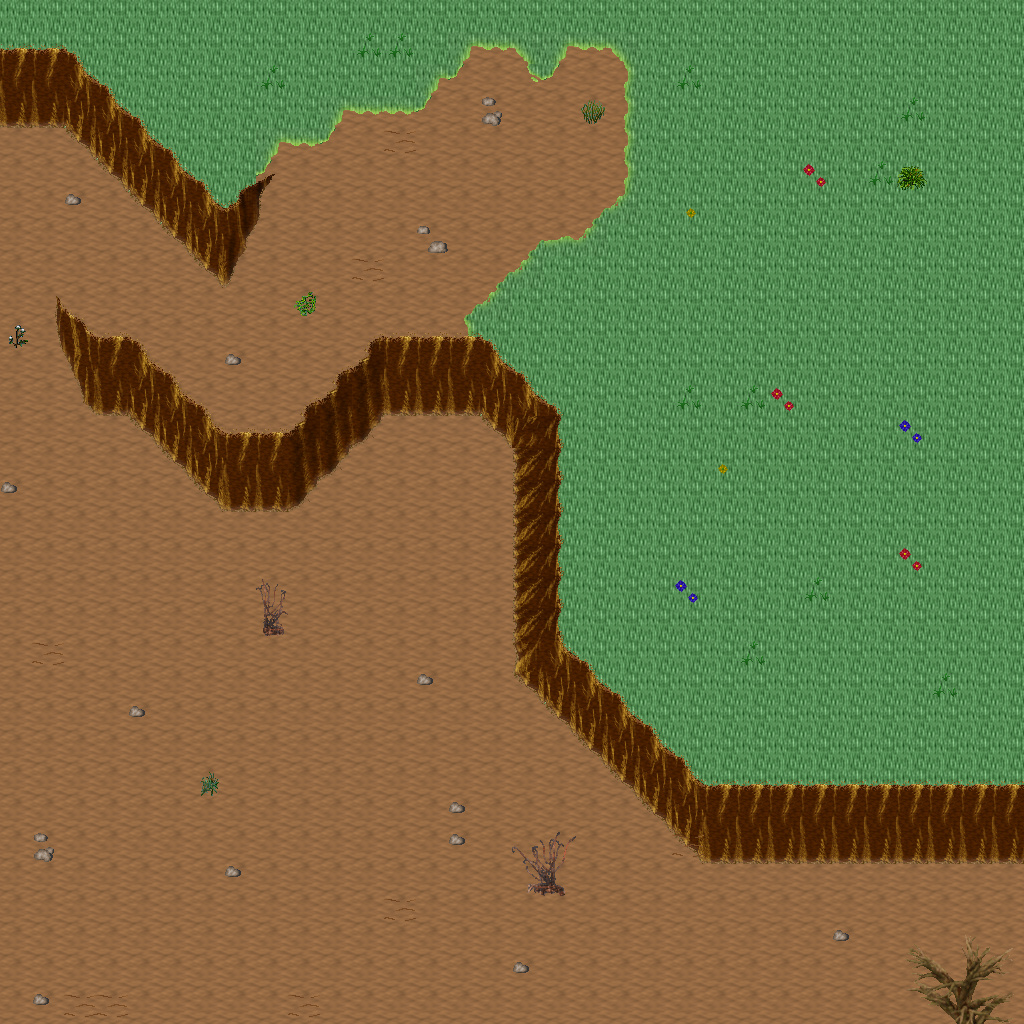

The image is a tile-based game level rendered from a .tmx file. Its description and source (layers, tilesets, objects; grid data summarised) follow:
An orthogonal 32x32 tile map with 32x32 px tiles, 5 tile layers (Ground, Objects, Objects2, Above, ...), 1 hidden layer not drawn, 29 tilesets.

<map version="1.10" tiledversion="1.11.0" orientation="orthogonal" renderorder="right-down" width="32" height="32" tilewidth="32" tileheight="32" infinite="0" nextlayerid="11" nextobjectid="1">
 <tileset firstgid="1" name="ground_ground" tilewidth="32" tileheight="32" tilecount="33" columns="3">
  <image source="../drawable/ground_ground.png" width="96" height="352" />
 </tileset>
 <tileset firstgid="34" name="ground_ridge_earth_dark" tilewidth="32" tileheight="32" tilecount="96" columns="12">
  <image source="../drawable/ground_ridge_earth_dark.png" width="384" height="256" />
 </tileset>
 <tileset firstgid="130" name="ground_rock_pebbles" tilewidth="32" tileheight="32" tilecount="3" columns="1">
  <image source="../drawable/ground_rock_pebbles.png" width="32" height="96" />
 </tileset>
 <tileset firstgid="133" name="ground_ladder_steps" tilewidth="32" tileheight="32" tilecount="6" columns="3">
  <image source="../drawable/ground_ladder_steps.png" width="96" height="64" />
 </tileset>
 <tileset firstgid="139" name="ground_grass_edges" tilewidth="32" tileheight="32" tilecount="36" columns="12">
  <image source="../drawable/ground_grass_edges.png" width="384" height="96" />
 </tileset>
 <tileset firstgid="175" name="ground_grass_corners" tilewidth="32" tileheight="32" tilecount="24" columns="6">
  <image source="../drawable/ground_grass_corners.png" width="192" height="128" />
 </tileset>
 <tileset firstgid="199" name="ground_earth_edges" tilewidth="32" tileheight="32" tilecount="18" columns="6">
  <image source="../drawable/ground_earth_edges.png" width="192" height="96" />
 </tileset>
 <tileset firstgid="217" name="plant_flower_daisy_white" tilewidth="32" tileheight="32" tilecount="8" columns="2">
  <image source="../drawable/plant_flower_daisy_white.png" width="64" height="128" />
 </tileset>
 <tileset firstgid="225" name="item_corpse_huge_animal" tilewidth="32" tileheight="32" tilecount="16" columns="2">
  <image source="../drawable/item_corpse_huge_animal.png" width="64" height="256" />
 </tileset>
 <tileset firstgid="241" name="plant_grasses" tilewidth="32" tileheight="32" tilecount="6" columns="3">
  <image source="../drawable/plant_grasses.png" width="96" height="64" />
 </tileset>
 <tileset firstgid="247" name="plant_flower_daisy_blue" tilewidth="32" tileheight="32" tilecount="8" columns="2">
  <image source="../drawable/plant_flower_daisy_blue.png" width="64" height="128" />
 </tileset>
 <tileset firstgid="255" name="plant_flower_daisy_yellow" tilewidth="32" tileheight="32" tilecount="8" columns="2">
  <image source="../drawable/plant_flower_daisy_yellow.png" width="64" height="128" />
 </tileset>
 <tileset firstgid="263" name="plant_flower_daisy_red" tilewidth="32" tileheight="32" tilecount="8" columns="2">
  <image source="../drawable/plant_flower_daisy_red.png" width="64" height="128" />
 </tileset>
 <tileset firstgid="271" name="plant_bush_bushes" tilewidth="32" tileheight="32" tilecount="10" columns="5">
  <image source="../drawable/plant_bush_bushes.png" width="160" height="64" />
 </tileset>
 <tileset firstgid="281" name="plant_stump_stump_brown" tilewidth="32" tileheight="32" tilecount="4" columns="2">
  <image source="../drawable/plant_stump_stump_brown.png" width="64" height="64" />
 </tileset>
 <tileset firstgid="285" name="logic_creature_orc" tilewidth="32" tileheight="32" tilecount="6" columns="6">
  <image source="../drawable/logic_creature_orc.png" width="192" height="32" />
 </tileset>
 <tileset firstgid="291" name="logic_creature_gnome" tilewidth="32" tileheight="32" tilecount="6" columns="6">
  <image source="../drawable/logic_creature_gnome.png" width="192" height="32" />
 </tileset>
 <tileset firstgid="297" name="logic_portal" tilewidth="32" tileheight="32" tilecount="24" columns="8">
  <image source="../drawable/logic_portal.png" width="256" height="96" />
 </tileset>
 <tileset firstgid="321" name="logic_creature_animal" tilewidth="32" tileheight="32" tilecount="32" columns="8">
  <image source="../drawable/logic_creature_animal.png" width="256" height="128" />
 </tileset>
 <tileset firstgid="353" name="logic_collision" tilewidth="32" tileheight="32" tilecount="1" columns="1">
  <image source="../drawable/logic_collision.png" width="32" height="32" />
 </tileset>
 <tileset firstgid="354" name="plant_tree_dead_tree_5" tilewidth="32" tileheight="32" tilecount="20" columns="4">
  <image source="../drawable/plant_tree_dead_tree_5.png" width="128" height="160" />
 </tileset>
 <tileset firstgid="374" name="plant_tree_dead_tree_6" tilewidth="32" tileheight="32" tilecount="20" columns="4">
  <image source="../drawable/plant_tree_dead_tree_6.png" width="128" height="160" />
 </tileset>
 <tileset firstgid="394" name="plant_tree_dead_tree_7" tilewidth="32" tileheight="32" tilecount="20" columns="4">
  <image source="../drawable/plant_tree_dead_tree_7.png" width="128" height="160" />
 </tileset>
 <tileset firstgid="414" name="plant_bush_large_dead" tilewidth="32" tileheight="32" tilecount="2" columns="1">
  <image source="../drawable/plant_bush_large_dead.png" width="32" height="64" />
 </tileset>
 <tileset firstgid="416" name="plant_bush_large_wide_dead" tilewidth="32" tileheight="32" tilecount="4" columns="2">
  <image source="../drawable/plant_bush_large_wide_dead.png" width="64" height="64" />
 </tileset>
 <tileset firstgid="420" name="plant_grasses_wildland" tilewidth="32" tileheight="32" tilecount="4" columns="4">
  <image source="../drawable/plant_grasses_wildland.png" width="128" height="32" />
 </tileset>
 <tileset firstgid="424" name="object_skullsonspikes_l" tilewidth="32" tileheight="32" tilecount="12" columns="4">
  <image source="../drawable/object_skullsonspikes_l.png" width="128" height="96" />
 </tileset>
 <tileset firstgid="436" name="object_skullsonspikes_r" tilewidth="32" tileheight="32" tilecount="12" columns="4">
  <image source="../drawable/object_skullsonspikes_r.png" width="128" height="96" />
 </tileset>
 <tileset firstgid="448" name="logic_item_herb" tilewidth="32" tileheight="32" tilecount="5" columns="5">
  <image source="../drawable/logic_item_herb.png" width="160" height="32" />
 </tileset>
 <layer id="1" name="Ground" width="32" height="32">
  <data>[1024 cells, 1024 non-empty, 2 distinct tile ids]</data>
 </layer>
 <layer id="2" name="Objects" width="32" height="32">
  <data>[1024 cells, 196 non-empty, 38 distinct tile ids]</data>
 </layer>
 <layer id="3" name="Objects2" width="32" height="32">
  <data>[1024 cells, 36 non-empty, 15 distinct tile ids]</data>
 </layer>
 <layer id="4" name="Above" width="32" height="32">
  <data>[1024 cells, 15 non-empty, 15 distinct tile ids]</data>
 </layer>
 <layer id="5" name="Above2" width="32" height="32">
  <data>[1024 cells, 0 non-empty, 0 distinct tile ids]</data>
 </layer>
 <layer id="6" name="Walkable" width="32" height="32" visible="0">
  <data>[1024 cells, 148 non-empty, 1 distinct tile ids]</data>
 </layer>
 <objectgroup id="7" name="Mapevents" />
 <objectgroup id="8" name="Spawn" />
 <objectgroup id="9" name="Keys" />
 <objectgroup id="10" name="Replace" />
</map>
